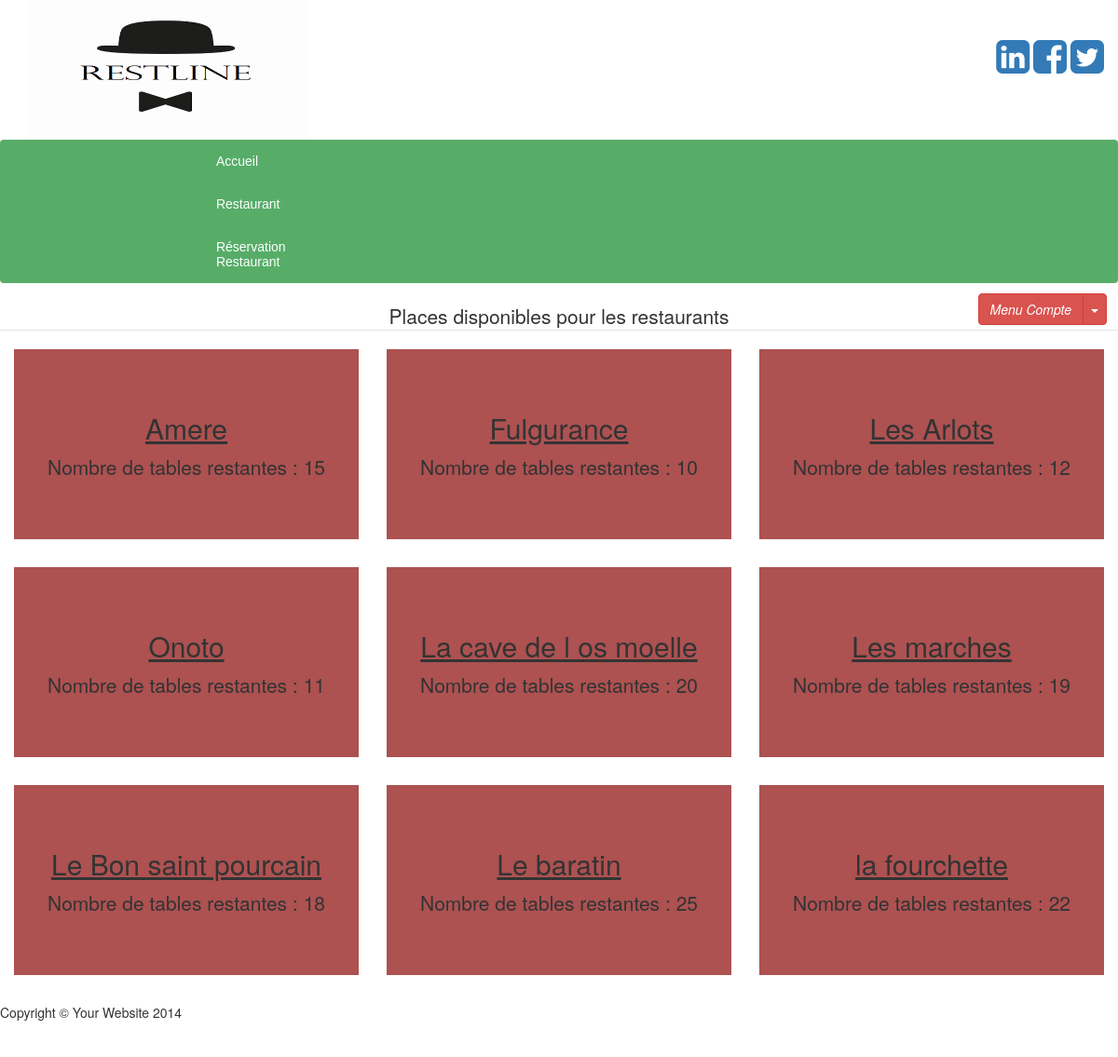
/Disponibilite_place.php, run on the app's committed database.
### tables this page shows
CREATE TABLE `restaurant` (
  `idResto` int(10) NOT NULL,
  `nomResto` varchar(30) DEFAULT NULL,
  `nbTables` int(5) DEFAULT NULL,
  `nbCouverts` int(5) DEFAULT NULL,
  `telResto` int(10) DEFAULT NULL,
  `heureOuv` time DEFAULT NULL,
  `heureFer` time DEFAULT NULL,
  `ferExceptionnelle` varchar(100) DEFAULT NULL,
  `imageResto` varchar(50) DEFAULT NULL,
  `idTypeResto` int(20) NOT NULL,
  `cpVille` int(5) NOT NULL
);

### MVC_PHP/Controleur/Controleur_site.php (called while the page is built, shortened)
<?php
class affichageResto
{
  private $ModeleAffichage;
  public function __construct($serveur, $bdd, $user, $mdp)
  {
    $this ->ModeleAffichage = new Modele_special($serveur, $bdd, $user, $mdp);
  }
  public function AffichageRestaurantPlace()
  {
    $this->ModeleAffichage-> renseigner("restaurant");
    $resultats = $this->ModeleAffichage-> selectAll();
    return $resultats;
  }
}
 ?>

### MVC_PHP/Modele/Modele_site.php (called while the page is built, shortened)
  <?php
  class Modele
  {
    protected $pdo;
    protected $table;
    public function __construct($serveur, $bdd, $user, $mdp)
    {
      $this -> pdo = null;
      try{
        $this -> pdo = new PDO("mysql:host=".$serveur.";dbname=".$bdd, $user, $mdp);
      }
      catch (Exception $exp)
      {
        echo "Erreur de connexion au serveur";
      }
    }
    public function renseigner($table)
    {
      $this -> table = $table;
    }
  public function selectAll()
  {
    if($this->pdo != null)
    {
      $requete = "select * from ".$this->table.";";
      $select = $this-> pdo -> prepare($requete);
      $select -> execute();
      $resultats = $select -> fetchAll();
      return $resultats;
      }else {
      return null;
    }
  }
}
?>

### MVC_PHP/Vues/Vues_disponibilite_place.php (the view)
<?php
echo"
<fieldset>
 <legend style=text-align:center;> Places disponibles pour les restaurants </legend>
<fieldset>
<div class='btn-group' id=ur>
  <button type='button' class='btn btn-danger'> Menu Compte </button>
  <button type='button' class='btn btn-danger dropdown-toggle' data-toggle='dropdown'>
    <span class='caret'></span>
    <span class='sr-only'>Toggle Dropdown</span>
  </button>
  <ul class=dropdown-menu role=menu>
    <li><a href=#>Connecté en tant que : <strong>" . $_SESSION['user'] . " </strong></li>
    <li class='divider'></li>
    <li><a href=Nouscontacter.php> Nous contacter</a></li>
    <li><a href=Espace.php> Espace </a></li>
    <li class='divider'></li>
  <form method=post action='Deconnection.php'>
    <li><button id=btndec type=submit name=sd class='btn btn-danger dropdown-toggle'>Se deconnecter </button></li>
  </form>
  </ul>
</div>";
foreach($resultats as $lesResultats)
{
  echo "<div class='col-md-4'><div class='jumbotron' id=colorfondj>
  <h2 style='text-align: center;'><u>".$lesResultats['nomResto']."</u></h2>
  <p style='text-align: center;'> Nombre de tables restantes : ".$lesResultats['nbTables']."</p>
</div>
</div>";
}
 ?>

### Disponibilite_place.php (shortened to what this page needs)
<!DOCTYPE html>
<html lang="fr">
<head>
    <link href="bootstrap3/css/bootstrap.css" rel="stylesheet">
    <link href="bootstrap3/css/personalisation_aprecus.css" rel="stylesheet">
    <link href="font-awesome/css/font-awesome.min.css" rel="stylesheet">
    <link href="full-slider/css/full-slider.css" rel="stylesheet">
</head>
<body>
<div class="page">
<div class="container">
    <div class=" navbar-left inline-form">  <a class="logo_wrapper" href="#"><span class="logo"><img src="image/Logo-Restline.png" width="300" height="150"></span></a></div>
    <div class="navbar-right inline-form">
        <p>
            <a href="https://fr.linkedin.com/" ><i class="fa fa-linkedin-square fa-3x" href="#"></i></a>
            <a href="http://facebook.com" ><i class="fa fa-facebook-square fa-3x"></i></a>
            <a href="https://twitter.com/" ><i class="fa fa-twitter-square fa-3x"></i></a>
        </p>
    </div>
</div>
<nav class="navbar navbar-primary">
    <div class="container-fluid">
        <div class="navbar-header">
            <ul class="nav navbar-nav">
                <li> <a href="index.php"> Accueil </a> </li>
                <li> <a href="Restaurant.php"> Restaurant </a></li>
                <li> <a href="Formulaire_Reserver.php"> Réservation Restaurant </a></li>
            </ul>
        </div>
    </div>
</nav><br />
<?php
include("MVC_PHP/Controleur/Controleur_site.php");
$unControleur = new affichageResto("localhost", "restline", "root", "");
$resultats = $unControleur -> AffichageRestaurantPlace();
include("MVC_PHP/Vues/Vues_disponibilite_place.php")
 ?>
<footer>
    <div class="row">
        <div class="col-lg-12 col-md-12 col-xs-12 col-sm-12">
            <p>Copyright &copy; Your Website 2014</p>
        </div>
    </div>
</footer>
</div>
</body>
</html>

### full-slider/css/full-slider.css (style rules this page uses)
html, body { height: 100%; }
footer { margin: 50px 0; }

### data on the page
restaurant: nomResto "Amere", nbTables "15"
restaurant: nomResto "Fulgurance", nbTables "10"
restaurant: nomResto "Les Arlots", nbTables "12"
restaurant: nomResto "Onoto", nbTables "11"
restaurant: nomResto "La cave de l os moelle", nbTables "20"
restaurant: nomResto "Les marches", nbTables "19"
restaurant: nomResto "Le Bon saint pourcain", nbTables "18"
restaurant: nomResto "Le baratin", nbTables "25"
restaurant: nomResto "la fourchette", nbTables "22"
